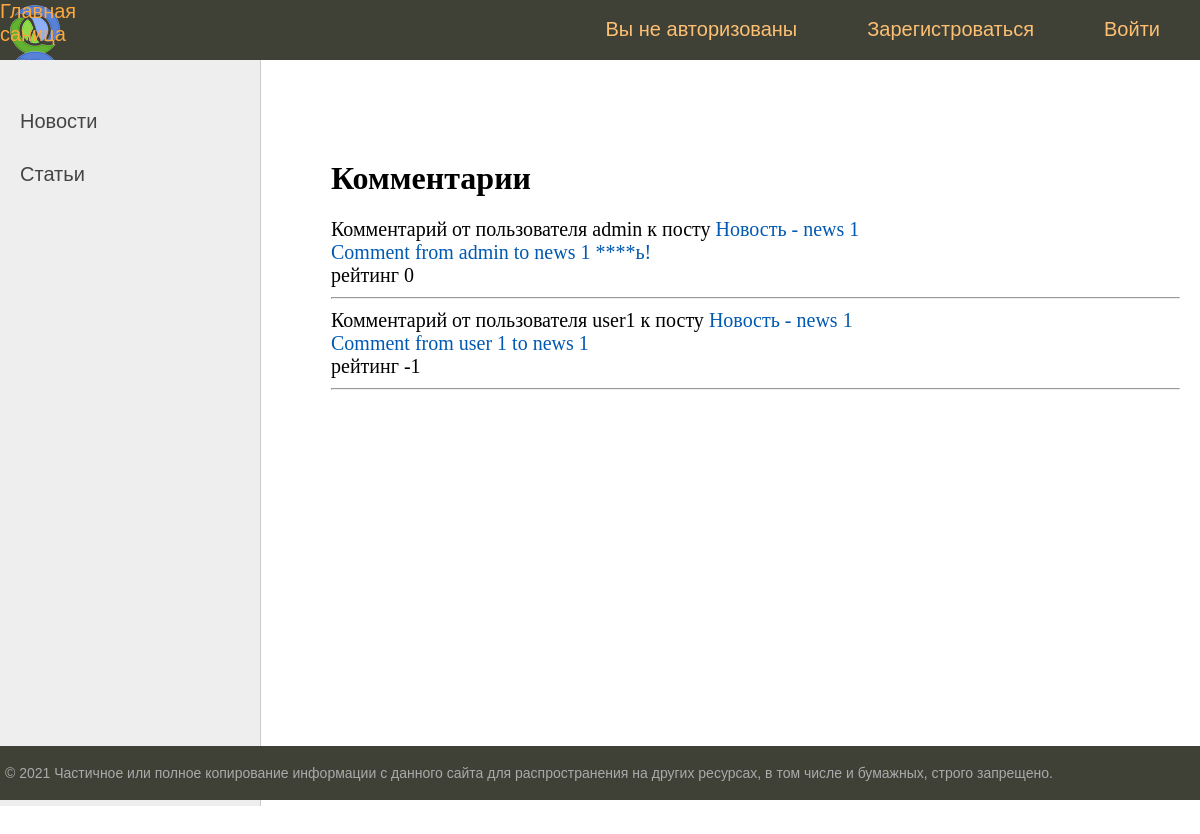
Page /comments/ on the earlier database version.
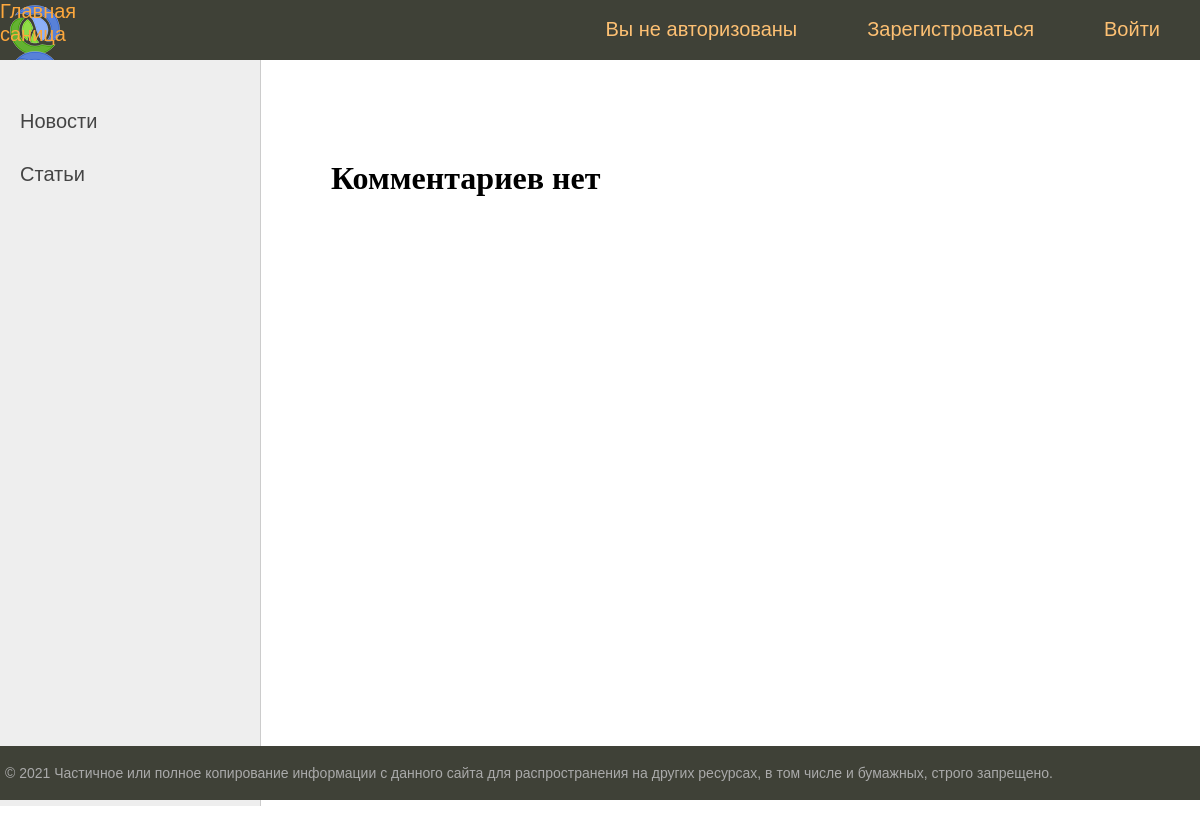
Same page on the later database version.
### newsportal/models.py (models this page shows, shortened)
class Comment(models.Model):
    post = models.ForeignKey(Post, on_delete=models.CASCADE)
    user = models.ForeignKey(User, on_delete=models.CASCADE)
    content = models.TextField()
    date_created = models.DateTimeField(auto_now_add=True)
    rating = models.SmallIntegerField(default=0)

class Post(models.Model):
    author = models.ForeignKey(Author, on_delete=models.CASCADE, verbose_name='Автор')
    type_post = models.CharField(max_length=1, choices=POSTS, verbose_name='Тип поста')
    time_created = models.DateTimeField(auto_now_add=True, verbose_name='Дата создания')
    category = models.ManyToManyField(Category, through="PostCategory", verbose_name='Категория')
    title =  models.CharField(max_length=255, verbose_name='Оглавление')
    content = models.TextField( verbose_name='Содержание')
    rating = models.SmallIntegerField(default=0, verbose_name='Рейтинг')
    def __str__(self):
        return f'{self.get_type_post_display()} - {self.title}'

### newsportal/views.py (the view)
# urls.py: path('comments/', comments, name='comments'),
def comments(request):
    comments = Comment.objects.all()
    context = {
        'title':'Комментарии',
        'comments':comments
    }
    return render(request, 'comments.html', context)

### newsportal/templatetags/custom_filters.py (called while the page is built)
@register.filter()
def censor(value:str):
   swear_words = ('банан', 'морков', 'карто', 'броккол', 'ананас',
                  'Банан', 'Морков', 'Карто', 'Броккол', 'Ананас',)
   for word in swear_words:
      if word in value:
          value = value.replace(word, '****')
   return value

### templates/comments.html (shortened to what this page needs)
{% extends 'default.html' %}
{% load custom_filters %}
{% block content %}
{% if comments %}
<h1>Комментарии</h1>
{% for comment in comments %}
Комментарий от пользователя {{ comment.user }} к посту
<a href="{% url 'showpost' comment.post.pk %}">{{ comment.post }}</a><br>
<a href="{% url 'showcomment' comment.pk %}">{{ comment.content|censor }}</a><br>
рейтинг {{ comment.rating }}<br>
<hr>
{% endfor %}
{% else %}
<h1>Комментариев нет</h1>
{% endif %}
{% endblock content %}

Differences in the rows shown:
removed Comment: user "admin", post "Новость - news 1", content|censor "Comment from admin to news 1 ****ь!", rating "0"
removed Comment: user "user1", post "Новость - news 1", content|censor "Comment from user 1 to news 1", rating "-1"
Other differences:
text no longer shown: "Комментарии"
text now shown: "Комментариев нет"
